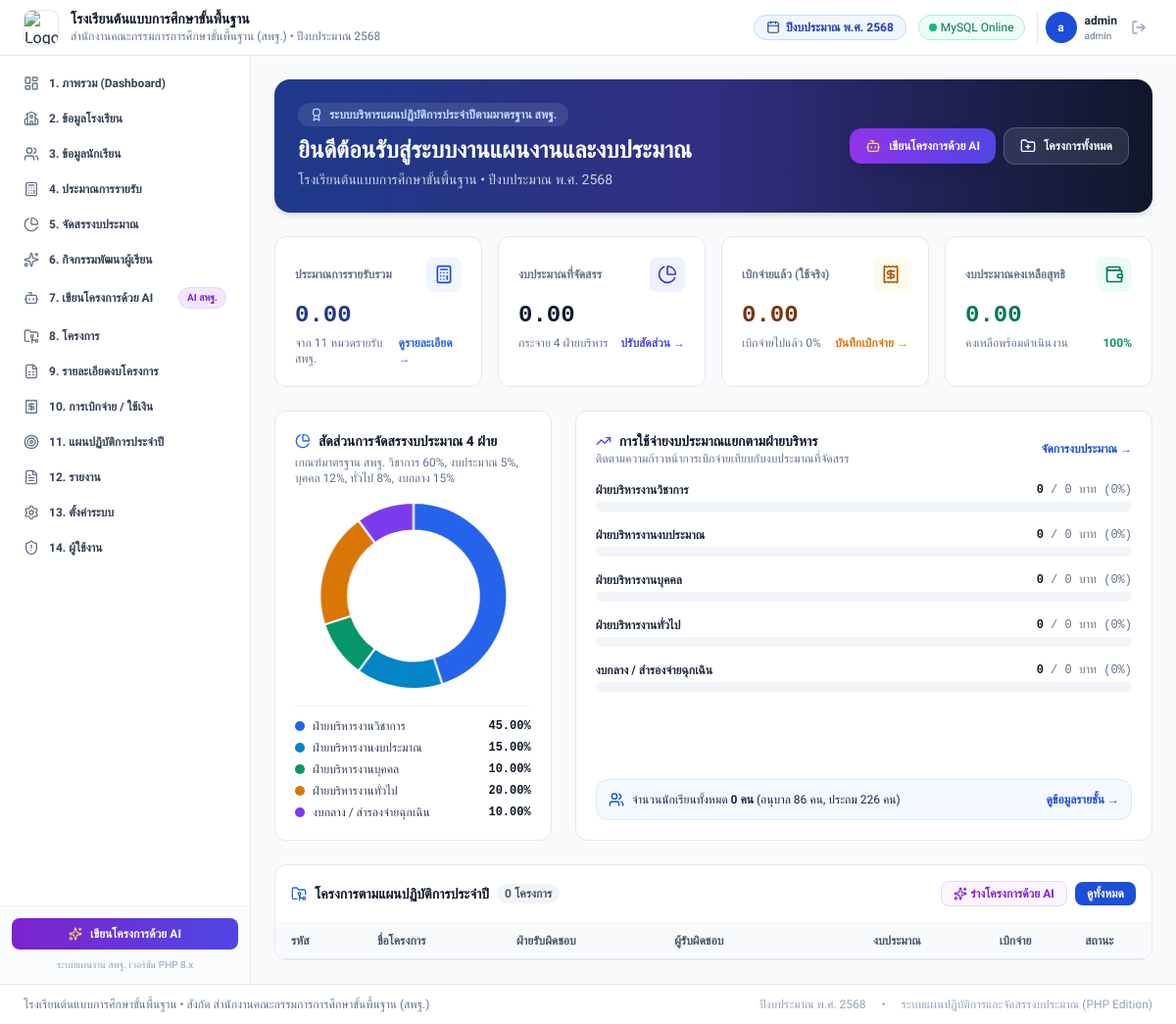
The page / on the database its author committed.
### tables this page shows
CREATE TABLE `schools` (
  `id` INT UNSIGNED NOT NULL AUTO_INCREMENT,
  `school_code` VARCHAR(20) NOT NULL COMMENT 'รหัสสถานศึกษา 10 หลัก',
  `smis_code` VARCHAR(8) NOT NULL COMMENT 'รหัสสมัคร SMIS 8 หลัก สำหรับเปิดใช้งาน',
  `is_active` TINYINT(1) NOT NULL DEFAULT 1 COMMENT 'สถานะ: 1=เปิดใช้งาน, 0=ปิด/ระงับการใช้งาน',
  `school_key` VARCHAR(50) NOT NULL COMMENT 'School ID / Tenant Key ป้องกันข้อมูลชนกัน',
  `admin_username` VARCHAR(50) NOT NULL DEFAULT 'admin' COMMENT 'ID ผู้ดูแลระบบของโรงเรียน',
  `admin_password_plain` VARCHAR(100) DEFAULT '123456' COMMENT 'รหัสผ่านเข้าใช้งานของโรงเรียน',
  `admin_password_hash` VARCHAR(255) DEFAULT NULL COMMENT 'รหัสผ่านแฮช',
  `name` VARCHAR(255) NOT NULL COMMENT 'ชื่อโรงเรียน',
  `address` VARCHAR(255) DEFAULT NULL COMMENT 'ที่อยู่ / หมู่บ้าน',
  `subdistrict` VARCHAR(100) DEFAULT NULL COMMENT 'ตำบล / แขวง',
  `district` VARCHAR(100) DEFAULT NULL COMMENT 'อำเภอ / เขต',
  `province` VARCHAR(100) DEFAULT NULL COMMENT 'จังหวัด',
  `zipcode` VARCHAR(10) DEFAULT NULL COMMENT 'รหัสไปรษณีย์',
  `affiliation` VARCHAR(255) DEFAULT 'สำนักงานคณะกรรมการการศึกษาขั้นพื้นฐาน (สพฐ.)' COMMENT 'สังกัด',
  `education_area` VARCHAR(255) DEFAULT NULL COMMENT 'เขตพื้นที่การศึกษา',
  `fiscal_year` INT UNSIGNED DEFAULT 2568 COMMENT 'ปีงบประมาณปัจจุบัน',
  `director_name` VARCHAR(150) DEFAULT NULL COMMENT 'ชื่อผู้อำนวยการ',
  `phone` VARCHAR(50) DEFAULT NULL COMMENT 'เบอร์โทรศัพท์',
  `email` VARCHAR(100) DEFAULT NULL COMMENT 'อีเมล',
  `website` VARCHAR(255) DEFAULT NULL COMMENT 'เว็บไซต์โรงเรียน',
  `vision` TEXT DEFAULT NULL COMMENT 'วิสัยทัศน์',
  `mission` TEXT DEFAULT NULL COMMENT 'พันธกิจ',
  `motto` VARCHAR(255) DEFAULT NULL COMMENT 'คำขวัญ',
  `school_colors` VARCHAR(100) DEFAULT NULL COMMENT 'สีประจำโรงเรียน',
  `logo_url` TEXT DEFAULT NULL COMMENT 'โลโก้โรงเรียน',
  `allow_project_submission` TINYINT(1) NOT NULL DEFAULT 1 COMMENT 'สวิตช์: 1=เปิดรับการเสนอโครงการ, 0=ปิดรับ',
  `notes` TEXT DEFAULT NULL COMMENT 'หมายเหตุ / บันทึกการเปิดใช้งาน',
  `created_at` TIMESTAMP DEFAULT CURRENT_TIMESTAMP,
  `updated_at` TIMESTAMP DEFAULT CURRENT_TIMESTAMP ON UPDATE CURRENT_TIMESTAMP,
  PRIMARY KEY (`id`),
  UNIQUE KEY `idx_school_code` (`school_code`),
  UNIQUE KEY `idx_smis_code` (`smis_code`),
  UNIQUE KEY `idx_school_key` (`school_key`)
);

CREATE TABLE `fiscal_years` (
  `id` INT UNSIGNED NOT NULL AUTO_INCREMENT,
  `school_id` INT UNSIGNED NOT NULL,
  `year` INT UNSIGNED NOT NULL COMMENT 'ปีงบประมาณ พ.ศ.',
  `is_active` TINYINT(1) DEFAULT 1 COMMENT '1=ปีปัจจุบัน, 0=ปีอื่น',
  `start_date` DATE NOT NULL COMMENT 'วันที่เริ่มต้นปีงบประมาณ (1 ต.ค.)',
  `end_date` DATE NOT NULL COMMENT 'วันที่สิ้นสุดปีงบประมาณ (30 ก.ย.)',
  `total_students` INT UNSIGNED DEFAULT 0 COMMENT 'จำนวนนักเรียนทั้งหมด',
  `teacher_count` INT UNSIGNED DEFAULT 0 COMMENT 'จำนวนครูและบุคลากร',
  `created_at` TIMESTAMP DEFAULT CURRENT_TIMESTAMP,
  `updated_at` TIMESTAMP DEFAULT CURRENT_TIMESTAMP ON UPDATE CURRENT_TIMESTAMP,
  PRIMARY KEY (`id`),
  UNIQUE KEY `idx_school_year` (`school_id`, `year`),
  CONSTRAINT `fk_fy_school` FOREIGN KEY (`school_id`) REFERENCES `schools` (`id`) ON DELETE CASCADE
);

CREATE TABLE `budget_allocations` (
  `id` INT UNSIGNED NOT NULL AUTO_INCREMENT,
  `school_id` INT UNSIGNED NOT NULL,
  `fiscal_year_id` INT UNSIGNED NOT NULL,
  `department_name` VARCHAR(150) NOT NULL COMMENT 'ชื่อฝ่ายงาน เช่น ฝ่ายวิชาการ, งบกลาง',
  `percentage` DECIMAL(5, 2) NOT NULL DEFAULT 0.00 COMMENT 'สัดส่วนเปอร์เซ็นต์ (รวมต้องได้ 100%)',
  `allocated_amount` DECIMAL(14, 2) NOT NULL DEFAULT 0.00 COMMENT 'จำนวนเงินที่จัดสรร',
  `spent_amount` DECIMAL(14, 2) NOT NULL DEFAULT 0.00 COMMENT 'จำนวนเงินที่ใช้ไปแล้ว',
  `remaining_amount` DECIMAL(14, 2) NOT NULL DEFAULT 0.00 COMMENT 'จำนวนเงินคงเหลือ',
  `color_hex` VARCHAR(20) DEFAULT '#2563eb',
  `description` TEXT DEFAULT NULL COMMENT 'ขอบข่ายภารกิจ',
  `created_at` TIMESTAMP DEFAULT CURRENT_TIMESTAMP,
  `updated_at` TIMESTAMP DEFAULT CURRENT_TIMESTAMP ON UPDATE CURRENT_TIMESTAMP,
  PRIMARY KEY (`id`),
  CONSTRAINT `fk_alloc_school` FOREIGN KEY (`school_id`) REFERENCES `schools` (`id`) ON DELETE CASCADE,
  CONSTRAINT `fk_alloc_fy` FOREIGN KEY (`fiscal_year_id`) REFERENCES `fiscal_years` (`id`) ON DELETE CASCADE
);

### dashboard.php (the view, shortened to what the rows shown need)
<?php
require_once __DIR__ . '/includes/header.php';
$allocations = getBudgetAllocations();
?>
<main class="flex-1 p-4 sm:p-6 overflow-y-auto max-w-7xl mx-auto w-full">
    <div class="bg-gradient-to-r from-blue-900 via-indigo-900 to-slate-900 text-white rounded-2xl p-6 shadow-md mb-6 relative overflow-hidden">
        <div class="relative z-10 flex flex-col md:flex-row md:items-center md:justify-between gap-4">
            <div>
                <span class="inline-flex items-center gap-1.5 px-3 py-1 bg-white/10 rounded-full text-xs font-semibold text-blue-200 mb-2">
                    <i data-lucide="award" class="w-3.5 h-3.5"></i>
                    <span>ระบบบริหารแผนปฏิบัติการประจำปีตามมาตรฐาน สพฐ.</span>
                </span>
                <h2 class="text-xl sm:text-2xl font-bold">ยินดีต้อนรับสู่ระบบงานแผนงานและงบประมาณ</h2>
                <p class="text-xs sm:text-sm text-slate-300 mt-1 max-w-2xl">
                    <?= htmlspecialchars($school['name']) ?> • ปีงบประมาณ พ.ศ. <?= $fiscalYear['year'] ?>
                </p>
            </div>
        </div>
    </div>
    <div class="grid grid-cols-1 lg:grid-cols-3 gap-6 mb-6">
        <div class="bg-white rounded-xl p-5 border border-slate-200 shadow-xs lg:col-span-1 flex flex-col justify-between">
            <div class="space-y-1.5 mt-4 pt-3 border-t border-slate-100 text-xs">
                <?php foreach ($allocations as $alloc): ?>
                    <div class="flex items-center justify-between">
                        <div class="flex items-center gap-2">
                            <span class="w-2.5 h-2.5 rounded-full" style="background-color: <?= $alloc['color_hex'] ?>"></span>
                            <span class="text-slate-700"><?= htmlspecialchars($alloc['department_name']) ?></span>
                        </div>
                        <span class="font-mono font-bold text-slate-900"><?= $alloc['percentage'] ?>%</span>
                    </div>
                <?php endforeach; ?>
            </div>
        </div>
        <div class="bg-white rounded-xl p-5 border border-slate-200 shadow-xs lg:col-span-2 flex flex-col justify-between">
            <div>
                <div class="space-y-4">
                    <?php foreach ($allocations as $alloc): ?>
                        <?php
                            $deptSpentPct = $alloc['allocated_amount'] > 0 ? round(($alloc['spent_amount'] / $alloc['allocated_amount']) * 100, 1) : 0;
                        ?>
                        <div>
                            <div class="flex items-center justify-between text-xs mb-1">
                                <span class="font-bold text-slate-800"><?= htmlspecialchars($alloc['department_name']) ?></span>
                                <span class="text-slate-500 font-mono">
                                    <span class="font-bold text-slate-900"><?= number_format($alloc['spent_amount']) ?></span> / <?= number_format($alloc['allocated_amount']) ?> บาท (<?= $deptSpentPct ?>%)
                                </span>
                            </div>
                            <div class="w-full bg-slate-100 rounded-full h-2.5 overflow-hidden">
                            </div>
                        </div>
                    <?php endforeach; ?>
                </div>
            </div>
        </div>
    </div>
    <div class="bg-white rounded-xl border border-slate-200 shadow-xs overflow-hidden">
        <div class="overflow-x-auto">
            <table class="w-full text-left text-xs border-collapse">
                <thead>
                    <tr class="bg-slate-50 text-slate-600 border-b border-slate-200">
                        <th class="py-2.5 px-4 font-semibold">รหัส</th>
                        <th class="py-2.5 px-4 font-semibold">ชื่อโครงการ</th>
                        <th class="py-2.5 px-4 font-semibold">ฝ่ายรับผิดชอบ</th>
                        <th class="py-2.5 px-4 font-semibold">ผู้รับผิดชอบ</th>
                        <th class="py-2.5 px-4 font-semibold text-right">งบประมาณ</th>
                        <th class="py-2.5 px-4 font-semibold text-right">เบิกจ่าย</th>
                        <th class="py-2.5 px-4 font-semibold text-center">สถานะ</th>
                    </tr>
                </thead>
            </table>
        </div>
    </div>
</main>
<script>
    // Initialize Chart.js Allocation Donut
    const ctx = document.getElementById('allocationChart');
    if (ctx) {
        new Chart(ctx, {
            type: 'doughnut',
            data: {
                labels: <?= json_encode(array_column($allocations, 'department_name')) ?>,
                datasets: [{
                    data: <?= json_encode(array_column($allocations, 'percentage')) ?>,
                    backgroundColor: <?= json_encode(array_column($allocations, 'color_hex')) ?>,
                    borderWidth: 2,
                    borderColor: '#ffffff'
                }]
            },
            options: {
                responsive: true,
                maintainAspectRatio: false,
                plugins: {
                    legend: { display: false },
                    tooltip: {
                        callbacks: {
                            label: function(context) {
                                return context.label + ': ' + context.raw + '%';
                            }
                        }
                    }
                },
                cutout: '70%'
            }
        });
    }
</script>
<?php require_once __DIR__ . '/includes/footer.php'; ?>

### includes/header.php (shortened to what the rows shown need)
<?php
require_once __DIR__ . '/functions.php';
$school = getSchoolData();
$fiscalYear = getFiscalYearData();
?>
<!DOCTYPE html>
<html lang="th">
<head>
    <script src="https://cdn.tailwindcss.com"></script>
</head>
<body class="bg-slate-50 text-slate-800 antialiased min-h-screen flex flex-col">
    <header class="bg-white border-b border-slate-200 sticky top-0 z-30 shadow-xs no-print">
        <div class="px-4 sm:px-6 py-2.5 flex items-center justify-between">
            <div class="flex items-center gap-3">
                <div class="flex items-center gap-3">
                    <div>
                        <h1 class="text-sm font-bold text-slate-900 leading-tight"><?= htmlspecialchars($school['name']) ?></h1>
                        <p class="text-xs text-slate-500 hidden sm:block"><?= htmlspecialchars($school['affiliation']) ?> • ปีงบประมาณ <?= $fiscalYear['year'] ?></p>
                    </div>
                </div>
            </div>
            <div class="flex items-center gap-3">
                <div class="hidden md:flex items-center gap-1.5 px-3 py-1 bg-blue-50 text-blue-800 rounded-full text-xs font-semibold border border-blue-200">
                    <i data-lucide="calendar" class="w-3.5 h-3.5"></i>
                    <span>ปีงบประมาณ พ.ศ. <?= $fiscalYear['year'] ?></span>
                </div>
            </div>
        </div>
    </header>
    <div class="flex-1 flex flex-col lg:flex-row">

### includes/footer.php (shortened to what the rows shown need)
    </div>
    <footer class="bg-white border-t border-slate-200 py-3 px-6 text-center text-xs text-slate-500 no-print">
        <div class="flex flex-col sm:flex-row items-center justify-between gap-2">
            <div>
                <?= htmlspecialchars($school['name']) ?> • สังกัด <?= htmlspecialchars($school['affiliation']) ?>
            </div>
            <div class="flex items-center gap-4 text-slate-400">
                <span>ปีงบประมาณ พ.ศ. <?= $fiscalYear['year'] ?></span>
                <span>•</span>
                <span>ระบบแผนปฏิบัติการและจัดสรรงบประมาณ (PHP Edition)</span>
            </div>
        </div>
    </footer>
</body>
</html>

### rows shown on the page
schools: name "โรงเรียนต้นแบบการศึกษาขั้นพื้นฐาน", affiliation "สำนักงานคณะกรรมการการศึกษาขั้นพื้นฐาน (สพฐ.)"
fiscal_years: year "2568"
budget_allocations: department_name "ฝ่ายบริหารงานวิชาการ", percentage "45.00", spent_amount "0", allocated_amount "0"
budget_allocations: department_name "ฝ่ายบริหารงานงบประมาณ", percentage "15.00", spent_amount "0", allocated_amount "0"
budget_allocations: department_name "ฝ่ายบริหารงานบุคคล", percentage "10.00", spent_amount "0", allocated_amount "0"
budget_allocations: department_name "ฝ่ายบริหารงานทั่วไป", percentage "20.00", spent_amount "0", allocated_amount "0"
budget_allocations: department_name "งบกลาง / สำรองจ่ายฉุกเฉิน", percentage "10.00", spent_amount "0", allocated_amount "0"

### other values the page prints
mb_substr($_SESSION['username'] ?? 'A', 0, 1, 'UTF-8') "a"
$_SESSION['username'] "admin"
$_SESSION['user_role'] "admin"
$item['label'] "1. ภาพรวม (Dashboard)"
$item['label'] "2. ข้อมูลโรงเรียน"
$item['label'] "3. ข้อมูลนักเรียน"
$item['label'] "4. ประมาณการรายรับ"
$item['label'] "5. จัดสรรงบประมาณ"
$item['label'] "6. กิจกรรมพัฒนาผู้เรียน"
$item['label'] "7. เขียนโครงการด้วย AI"
$item['badge'] "AI สพฐ."
$item['label'] "8. โครงการ"
$item['label'] "9. รายละเอียดงบโครงการ"
$item['label'] "10. การเบิกจ่าย / ใช้เงิน"
$item['label'] "11. แผนปฏิบัติการประจำปี"
